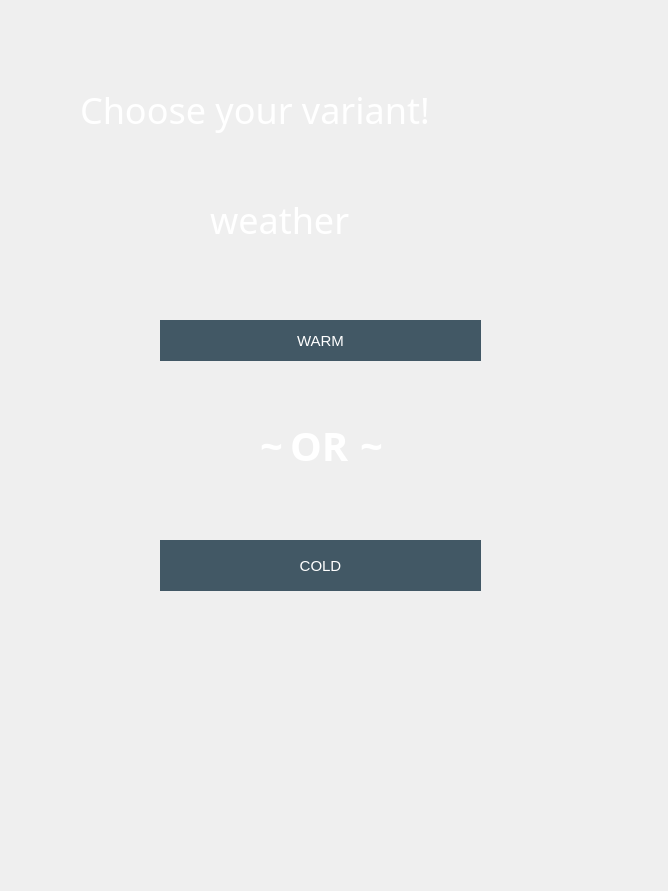
<?xml version="1.0" encoding="UTF-8"?>
<ui version="4.0">
 <class>MainWindow</class>
 <widget class="QMainWindow" name="MainWindow">
  <property name="geometry">
   <rect>
    <x>0</x>
    <y>0</y>
    <width>668</width>
    <height>891</height>
   </rect>
  </property>
  <property name="windowTitle">
   <string>MainWindow</string>
  </property>
  <property name="styleSheet">
   <string notr="true">backgroud: opacity 0;
</string>
  </property>
  <widget class="QWidget" name="centralwidget">
   <property name="styleSheet">
    <string notr="true">background-image: url(./images/back.jpg);
</string>
   </property>
   <widget class="QLabel" name="label">
    <property name="geometry">
     <rect>
      <x>80</x>
      <y>80</y>
      <width>491</width>
      <height>61</height>
     </rect>
    </property>
    <property name="font">
     <font>
      <family>Luckiest Guy</family>
      <pointsize>36</pointsize>
     </font>
    </property>
    <property name="acceptDrops">
     <bool>false</bool>
    </property>
    <property name="autoFillBackground">
     <bool>false</bool>
    </property>
    <property name="styleSheet">
     <string notr="true">color: white;
background: opacity 0;

</string>
    </property>
    <property name="text">
     <string>&lt;!DOCTYPE HTML PUBLIC &quot;-//W3C//DTD HTML 4.0//EN&quot; &quot;http://www.w3.org/TR/REC-html40/strict.dtd&quot;&gt;
&lt;html&gt;&lt;head&gt;&lt;meta name=&quot;qrichtext&quot; content=&quot;1&quot; /&gt;&lt;style type=&quot;text/css&quot;&gt;
&lt;/style&gt;&lt;/head&gt;&lt;body style=&quot; font-family:'Luckiest Guy','cursive'; font-size:45px; font-weight:400; font-style:normal;&quot;&gt;
&lt;p style=&quot; margin-top:0px; margin-bottom:0px; margin-left:0px; margin-right:0px; -qt-block-indent:0; text-indent:0px;&quot;&gt;&lt;span style=&quot; font-size:27pt;&quot;&gt;Choose your variant!&lt;/span&gt;&lt;/p&gt;&lt;/body&gt;&lt;/html&gt;</string>
    </property>
    <property name="wordWrap">
     <bool>false</bool>
    </property>
   </widget>
   <widget class="QLabel" name="label_2">
    <property name="geometry">
     <rect>
      <x>290</x>
      <y>420</y>
      <width>71</width>
      <height>51</height>
     </rect>
    </property>
    <property name="font">
     <font>
      <family>Merienda</family>
      <pointsize>-1</pointsize>
      <weight>75</weight>
      <italic>false</italic>
      <bold>true</bold>
      <underline>false</underline>
     </font>
    </property>
    <property name="autoFillBackground">
     <bool>false</bool>
    </property>
    <property name="styleSheet">
     <string notr="true">font-family: 'Merienda';
color: #fff;
font-weight: bold;
font-size: 40px;
background: opacity 0;</string>
    </property>
    <property name="text">
     <string>OR</string>
    </property>
   </widget>
   <widget class="QPushButton" name="button_incountry_warm">
    <property name="geometry">
     <rect>
      <x>160</x>
      <y>320</y>
      <width>321</width>
      <height>41</height>
     </rect>
    </property>
    <property name="styleSheet">
     <string notr="true">QPushButton{
background-color: #425865;
border: 2px solid #425865;
border-radius: 30px;
color: white;
font-family: 'Luckiest Guy', cursive;
font-size: 15px;
}
QPushButton:pressed{
	background-color: #fa4244;
}</string>
    </property>
    <property name="text">
     <string>WARM</string>
    </property>
   </widget>
   <widget class="QPushButton" name="button_incountry_cold">
    <property name="geometry">
     <rect>
      <x>160</x>
      <y>540</y>
      <width>321</width>
      <height>51</height>
     </rect>
    </property>
    <property name="styleSheet">
     <string notr="true">QPushButton{
background-color: #425865;
border: 2px solid #425865;
border-radius: 30px;
color: white;
font-family: 'Luckiest Guy', cursive;
font-size: 15px;
}
QPushButton:pressed{
	background-color: #fa4244;
}</string>
    </property>
    <property name="text">
     <string>COLD</string>
    </property>
   </widget>
   <widget class="QLabel" name="label_3">
    <property name="geometry">
     <rect>
      <x>360</x>
      <y>420</y>
      <width>31</width>
      <height>51</height>
     </rect>
    </property>
    <property name="font">
     <font>
      <family>Merienda</family>
      <pointsize>-1</pointsize>
      <weight>75</weight>
      <italic>false</italic>
      <bold>true</bold>
      <underline>false</underline>
     </font>
    </property>
    <property name="autoFillBackground">
     <bool>false</bool>
    </property>
    <property name="styleSheet">
     <string notr="true">font-family: 'Merienda';
color: #fff;
font-weight: bold;
font-size: 40px;
background: opacity 0;</string>
    </property>
    <property name="text">
     <string>~</string>
    </property>
   </widget>
   <widget class="QLabel" name="label_4">
    <property name="geometry">
     <rect>
      <x>260</x>
      <y>420</y>
      <width>31</width>
      <height>51</height>
     </rect>
    </property>
    <property name="font">
     <font>
      <family>Merienda</family>
      <pointsize>-1</pointsize>
      <weight>75</weight>
      <italic>false</italic>
      <bold>true</bold>
      <underline>false</underline>
     </font>
    </property>
    <property name="autoFillBackground">
     <bool>false</bool>
    </property>
    <property name="styleSheet">
     <string notr="true">font-family: 'Merienda';
color: #fff;
font-weight: bold;
font-size: 40px;
background: opacity 0;</string>
    </property>
    <property name="text">
     <string>~</string>
    </property>
   </widget>
   <widget class="QLabel" name="label_5">
    <property name="geometry">
     <rect>
      <x>210</x>
      <y>190</y>
      <width>211</width>
      <height>61</height>
     </rect>
    </property>
    <property name="font">
     <font>
      <family>Luckiest Guy</family>
      <pointsize>36</pointsize>
     </font>
    </property>
    <property name="acceptDrops">
     <bool>false</bool>
    </property>
    <property name="autoFillBackground">
     <bool>false</bool>
    </property>
    <property name="styleSheet">
     <string notr="true">color: white;
background: opacity 0;

</string>
    </property>
    <property name="text">
     <string>&lt;!DOCTYPE HTML PUBLIC &quot;-//W3C//DTD HTML 4.0//EN&quot; &quot;http://www.w3.org/TR/REC-html40/strict.dtd&quot;&gt;
&lt;html&gt;&lt;head&gt;&lt;meta name=&quot;qrichtext&quot; content=&quot;1&quot; /&gt;&lt;style type=&quot;text/css&quot;&gt;
&lt;/style&gt;&lt;/head&gt;&lt;body style=&quot; font-family:'Luckiest Guy','cursive'; font-size:45px; font-weight:400; font-style:normal;&quot;&gt;
&lt;p style=&quot; margin-top:0px; margin-bottom:0px; margin-left:0px; margin-right:0px; -qt-block-indent:0; text-indent:0px;&quot;&gt;&lt;span style=&quot; font-size:27pt;&quot;&gt;weather&lt;/span&gt;&lt;/p&gt;&lt;/body&gt;&lt;/html&gt;</string>
    </property>
    <property name="wordWrap">
     <bool>false</bool>
    </property>
   </widget>
  </widget>
 </widget>
 <resources/>
 <connections/>
</ui>
